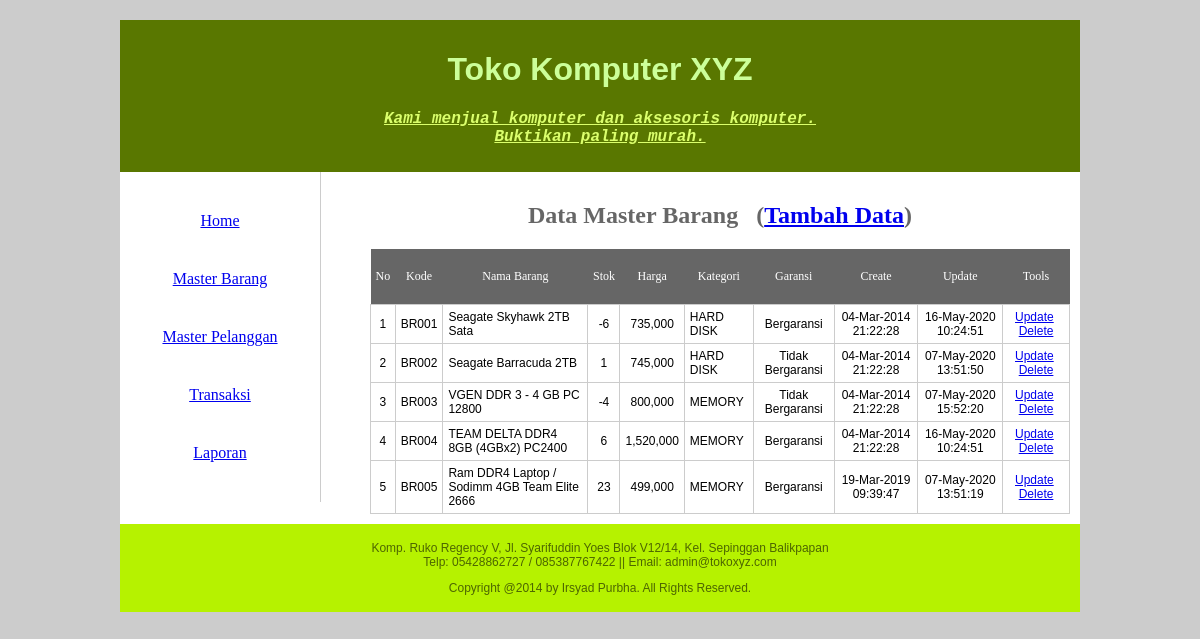
Page /Pertemuan9/index.php?page=master_barang on the committed database.
### tables this page shows
CREATE TABLE `barang` (
  `kdbrg` varchar(5) NOT NULL,
  `brg_nama` varchar(50) NOT NULL,
  `brg_harga` float NOT NULL,
  `brg_stok` int(11) NOT NULL,
  `brg_kategori` varchar(50) NOT NULL,
  `brg_garansi` int(11) NOT NULL,
  `brg_create` datetime NOT NULL,
  `brg_update` timestamp NULL DEFAULT NULL ON UPDATE current_timestamp(),
  PRIMARY KEY (`kdbrg`)
);

### Pertemuan9/barang/data_barang.php (called while the page is built, shortened)
<?php
	function ambil_barang($kode=NULL)
	{
		$konek = con();
		if ($kode != NULL) { $cari="WHERE kdbrg = '$kode'"; } else { $cari=""; }
		$query = mysqli_query($konek,"SELECT * FROM barang $cari ORDER BY kdbrg ASC");
		if (!$query) { echo mysqli_error($konek); } else { return $query; }
	}
?>

### Pertemuan9/fungsi.php (called while the page is built, shortened)
<?php
	function garansi($kode)
	{
		if ($kode == 1) { return "Bergaransi"; } else { return "Tidak Bergaransi"; }
	}
	function tanggal($tgl)
	{
		return date('d-M-Y H:i:s',strtotime($tgl));
	}
?>

### Pertemuan9/barang/view_barang.php (the view)
<h2>
	Data Master Barang &nbsp;
	(<a href='index.php?page=add_barang'>Tambah Data</a>)
</h2>
<table>
	<tr>
    	<th>No</th><th>Kode</th><th>Nama Barang</th><th>Stok</th><th>Harga</th>
        <th>Kategori</th><th>Garansi</th><th>Create</th><th>Update</th><th>Tools</th>
    </tr>
    <?php
		$no = 1;
		$data = ambil_barang();
		while($row = mysqli_fetch_array($data))
		{
			$kdbrg = $row['kdbrg'];
			echo "<tr>";
				echo "<td align='center'>".$no."</td>";
				echo "<td align='center'>".$kdbrg."</td>";
				echo "<td>".$row['brg_nama']."</td>";
				echo "<td align='center'>".$row['brg_stok']."</td>";
				echo "<td align='center'>".number_format($row['brg_harga'])."</td>";
				echo "<td>".$row['brg_kategori']."</td>";
				echo "<td align='center'>".garansi($row['brg_garansi'])."</td>";
				echo "<td align='center'>".tanggal($row['brg_create'])."</td>";
				echo "<td align='center'>".tanggal($row['brg_update'])."</td>";
				echo "<td align='center'>";
	?>
        <a href='index.php?page=edit_barang&kdbrg=<?php echo $kdbrg ?>'>Update</a>&nbsp;
        <a href='index.php?page=delete_barang&kdbrg=<?php echo $kdbrg ?>'>Delete</a>
	<?php
        		echo "</td>";
			echo "</tr>";
			$no++;
		}
	?>
</table>

### Pertemuan9/css/table.css (style rules this page uses)
td { border: 1px solid #CCC; font-family: "Trebuchet MS", Arial, Helvetica, sans-serif; font-size: 12px; margin: 0px; padding: 5px; }
table { border-collapse: collapse; padding: 0px; width: 100%; margin: 0px; }
th { font-family: Impact; font-size: 12px; font-weight: normal; color: #FFF; background-color: #666; text-align: center; margin: 0px; padding-top: 20px; padding-right: 5px; padding-bottom: 20px; padding-left: 5px; }

### Pertemuan9/css/design.css (style rules this page uses)
h2 { font-family: "Comic Sans MS", cursive; color: #666; text-align: center; width: 100%; }
body { background-color: #CCC; margin: 0px; padding: 0px; }

### rows in the picture
barang: kdbrg "BR001", brg_nama "Seagate Skyhawk 2TB Sata", brg_stok "-6", brg_harga "735,000", brg_kategori "HARD DISK", brg_garansi "Bergaransi", brg_create "04-Mar-2014 21:22:28", brg_update "16-May-2020 10:24:51"
barang: kdbrg "BR002", brg_nama "Seagate Barracuda 2TB", brg_stok "1", brg_harga "745,000", brg_kategori "HARD DISK", brg_garansi "Tidak Bergaransi", brg_create "04-Mar-2014 21:22:28", brg_update "07-May-2020 13:51:50"
barang: kdbrg "BR003", brg_nama "VGEN DDR 3 - 4 GB PC 12800", brg_stok "-4", brg_harga "800,000", brg_kategori "MEMORY", brg_garansi "Tidak Bergaransi", brg_create "04-Mar-2014 21:22:28", brg_update "07-May-2020 15:52:20"
barang: kdbrg "BR004", brg_nama "TEAM DELTA DDR4 8GB (4GBx2) PC2400", brg_stok "6", brg_harga "1,520,000", brg_kategori "MEMORY", brg_garansi "Bergaransi", brg_create "04-Mar-2014 21:22:28", brg_update "16-May-2020 10:24:51"
barang: kdbrg "BR005", brg_nama "Ram DDR4 Laptop / Sodimm 4GB Team Elite 2666", brg_stok "23", brg_harga "499,000", brg_kategori "MEMORY", brg_garansi "Bergaransi", brg_create "19-Mar-2019 09:39:47", brg_update "07-May-2020 13:51:19"
